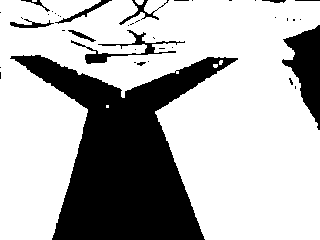
#> input picture Tests/Resources/ExtractLaneShape.png, 320 x 240 px
$ python -i ImagePreprocessor.py   (imports and definitions only)
#> lines starting #> are read from the running program, lines starting #| are printed output that depends on the picture; after the words box and inside, x2 and y2 are one past the last pixel; in counts of white or black regions, pixels touching at a corner belong together
import numpy
import cv2
from itertools import groupby
from Settings.CozmoSettings import Settings


class ImagePreprocessor:

    # [19 lines left out: function crop_image, not called in this run]

    @staticmethod
    def pil_rgb_to_numpy_binary(pil_img):
        """
        Convert an rgb pil image to binary numpy array
        :param pil_img: A pil image
        :return: A numpy array with values 0 as black, 1 as white
        """
        # Convert pil image to numpy array
        rgb_img = ImagePreprocessor.pil_to_numpy(pil_img)

        # Tri-channel (rgb) to single channel (gray)
        gray_img = cv2.cvtColor(rgb_img, cv2.COLOR_RGB2GRAY)

        # Convert gray image to binary image
        bin_img = ImagePreprocessor.gray_to_binary(gray_img)

        # Apply smoothing by using morphological operations
        return ImagePreprocessor.morphological_opening(bin_img)

    @staticmethod
    def gray_to_binary(image):
        """
        Converts an image to a binary image
        :param image: Numpy array representation of the greyscale image
        :return: Numpy array of the binary image
        """

        # Convert image values to binary mask
        img_mask = image > Settings.preprocessor_binarization_threshold

        # Convert mask to int array
        bin_img = numpy.array(img_mask, dtype=numpy.uint8)

        return bin_img

    @staticmethod
    def morphological_opening(image):
        """
        Expand black areas with morphological opening
        :param image: The image to morph
        :type image: Numpy array
        :return: The morphed image
        :rtype: Numpy array
        """
        kernel = numpy.ones((3, 3), numpy.uint8)

        ret = image.copy()
        ret = cv2.erode(ret, kernel)
        ret = cv2.dilate(ret, kernel)
        return ret

    @staticmethod
    def pil_to_numpy(image):
        """
        Convert a pil image to a numpy array
        :param image: A pil image
        :return: A numpy array
        """
        arr = numpy.array(image, dtype=numpy.uint8)
        return arr

    # [153 lines left out: functions find_contours, extract_lane_shape, run_length_encoding, cleanup_row_noise, calculate_number_of_signs, not called in this run]

>>> import cv2
>>> picture = cv2.cvtColor(cv2.imread('../Tests/Resources/ExtractLaneShape.png'), cv2.COLOR_BGR2RGB)
#> picture is the input picture: shape (240, 320, 3); 70.1% white; 40 black regions (29 under 20 px), largest, box (x1, y1, x2, y2) and area: (10, 55, 238, 240) 19225, (282, 25, 320, 130) 2064, (71, 30, 185, 64) 687
>>> result = ImagePreprocessor().pil_rgb_to_numpy_binary(picture)
#> in morphological_opening, `ret = cv2.erode(ret, kernel)`:
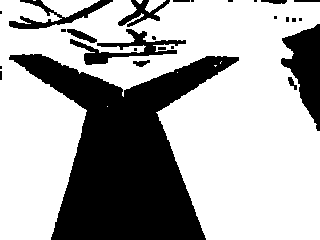
#> ret: shape (240, 320); values 0 (black) and 1 (white), 66.4% white; 26 black regions (14 under 20 px), largest, box (x1, y1, x2, y2) and area: (9, 54, 239, 240) 20214, (281, 24, 320, 131) 2277, (70, 29, 186, 65) 1253
